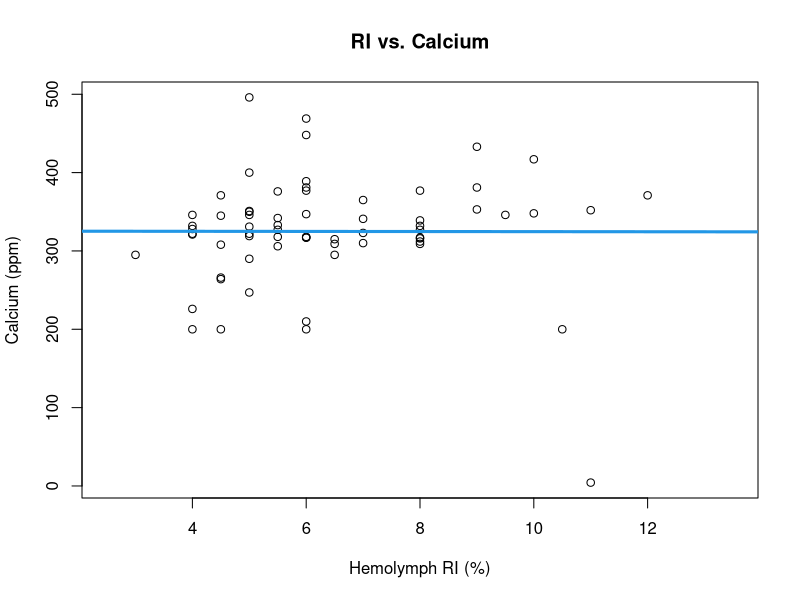
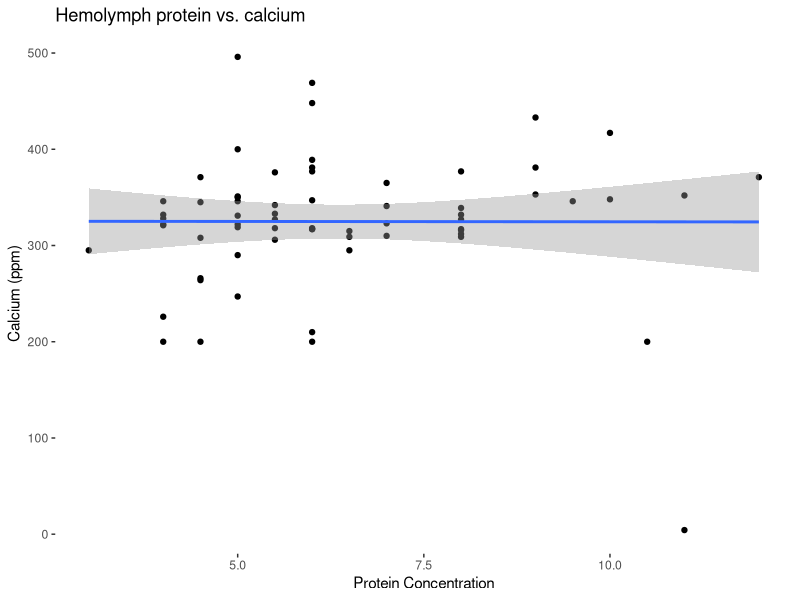
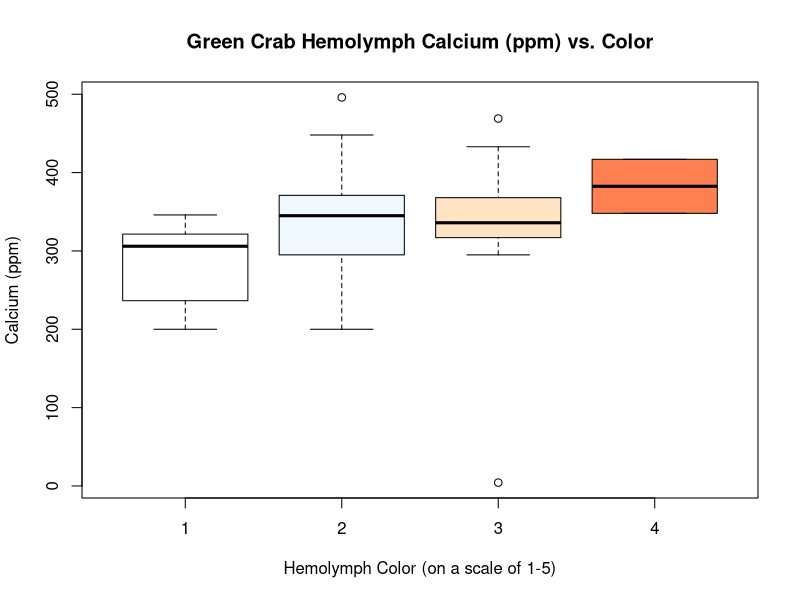
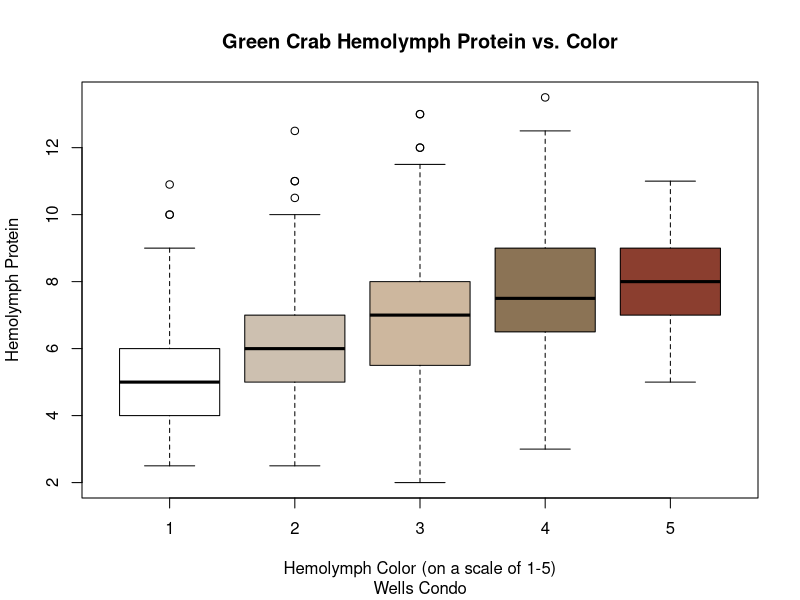

Write R code to recreate these figures, in order.
## ---- chunk 1

# read in relevant documents for this data
# preliminary data used for calcium etc.
gc_dat <- read.csv("../data/prelim_gc_data.csv")

# updated with full data set 2023-01-06

gc_dat_fin <- read.csv("../data/Condo_Data_Raw_CML_WEL_1_6_23.csv")

gc_dat_fin$hemo_col <- factor(gc_dat_fin$hemo_col,
                           levels = c('1', '2', '3', '4', '5'))

gc_dat_fin$hemo_col <- as.factor(gc_dat_fin$hemo_col)

gc_dat_fin$hemo_ri <- as.numeric(gc_dat_fin$hemo_ri)

# data reclassification to avoid errors later

# libraries for data visualization
library(ggplot2)
library(dplyr)
library(gridExtra)
library(scatterplot3d)
library(MASS)

## ---- chunk 2

plot(Ca ~ RI, data = gc_dat, main = "RI vs. Calcium",
      xlab = "Hemolymph RI (%)", ylab = "Calcium (ppm)")
abline(lm (Ca ~ RI, data = gc_dat), col = 4, lwd = 3)

# correlation plot to look at RI vs. Calcium
# doesn't appear to be a trend

## ---- chunk 3

gc_dat %>% 
        # pipes molt data into ggplot
  ggplot(aes(x = RI, y = Ca)) + 
        # populates plot with hemo ri and ca info
    geom_point() + geom_smooth(method=lm) + 
        # specifies type of plot -- linear model with 95 percent confidence
        xlab("Protein Concentration") + 
        ylab ("Calcium (ppm)") +
        ggtitle("Hemolymph protein vs. calcium") +
        # renames x and y labels and title
      xlim(3, 12) + 
        # specifies x axis between 3 and 12 for more clear visualization
      theme(panel.grid.major = element_blank(),
              panel.grid.minor = element_blank(), 
              panel.background = element_blank())

## ---- chunk 4

ca_ri_mod <- lm(Ca ~ RI, data = gc_dat)
nobs(ca_ri_mod) # tells that there are 127 observations used in this model
summary(ca_ri_mod)
anova(ca_ri_mod) # standard anova
car::Anova(ca_ri_mod, type = 3) # type 3 anova for significance testing

# taken from all during molt cycle, leading to lots of variation
# pointing to trend; small r^2 due to assessing crabs at different times of
# molt cycle
## ---- chunk 5

boxplot(Ca ~ Color, data = gc_dat, 
      main = "Green Crab Hemolymph Calcium (ppm) vs. Color",
      xlab = "Hemolymph Color (on a scale of 1-5)",
      ylab = "Calcium (ppm)",
      col= c('white', 'aliceblue', 'bisque', 'coral'))

# appears that calcium increases as hemolymph color darkens
## ---- chunk 6

boxplot(hemo_ri ~ hemo_col, data = gc_dat_fin, 
      main = "Green Crab Hemolymph Protein vs. Color",
      sub = 'Wells Condo',
      xlab = "Hemolymph Color (on a scale of 1-5)",
      ylab = "Hemolymph Protein",
      col= c('white', 'antiquewhite3', 'bisque3', 'burlywood4',
             'coral4'),
      subset = condo_id == "WL")
## ---- chunk 7

ri_col_mod = lm(Color ~ RI + Ca + RI:Ca, data = gc_dat)
# model for analyzing the effect of ri and ca on color, as well as the
# interaction between the two

summary(ri_col_mod)
anova(ri_col_mod)
car::Anova(ri_col_mod, type = 3)

car::Anova(lm(Color ~ Ca, data = gc_dat), type = 3)
car::Anova(lm(Color ~ RI, data = gc_dat), type = 3)
# interaction model to assess whether or not hemolymph color is altered by
# the interaction between RI and Ca
## ---- chunk 8

fcol_fin <- factor(gc_dat_fin$hemo_col)
# color is on a scale of 1-5; appears as "numeric"; categorical factor

ri_col_aov_fin <- aov (hemo_ri ~ fcol_fin, data=gc_dat_fin)
summary(ri_col_aov_fin)
# type 1 aov used for Tukey test
# tests between categories: is 1 dif. than 2, etc.

TukeyHSD(ri_col_aov_fin, conf.level = 0.95) 
## ---- chunk 9

wl_col_aov_fin <- aov (hemo_ri ~ hemo_col, data=gc_dat_fin, 
                       subset = condo_id == "WL")
summary(wl_col_aov_fin)
# type 1 aov used for Tukey test
# tests between categories: is 1 dif. than 2, etc.

TukeyHSD(wl_col_aov_fin, conf.level = 0.95) 

## ---- chunk 10

fcol <- factor(gc_dat$Color)
# color is on a scale of 1-5; appears as "numeric"; categorical factor

ri_ca_aov <- aov (Ca ~ fcol, data=gc_dat)
summary(ri_ca_aov)
# type 1 aov used for Tukey test
# tests between categories: is 1 dif. than 2, etc.

TukeyHSD(ri_ca_aov, conf.level = 0.95) 
# run tukey model
# 2-1, 3-1, 4-1 are significantly different; other categories are the same
